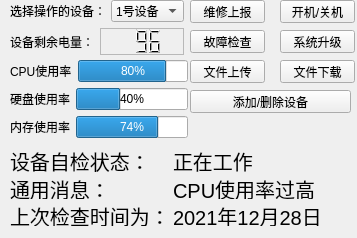
<?xml version="1.0" encoding="UTF-8"?>
<ui version="4.0">
 <class>Form</class>
 <widget class="QWidget" name="Form">
  <property name="geometry">
   <rect>
    <x>0</x>
    <y>0</y>
    <width>357</width>
    <height>238</height>
   </rect>
  </property>
  <property name="windowTitle">
   <string>Form</string>
  </property>
  <widget class="QPushButton" name="reportError">
   <property name="geometry">
    <rect>
     <x>190</x>
     <y>0</y>
     <width>75</width>
     <height>23</height>
    </rect>
   </property>
   <property name="text">
    <string>维修上报</string>
   </property>
  </widget>
  <widget class="QPushButton" name="switchState">
   <property name="geometry">
    <rect>
     <x>280</x>
     <y>0</y>
     <width>75</width>
     <height>23</height>
    </rect>
   </property>
   <property name="text">
    <string>开机/关机</string>
   </property>
  </widget>
  <widget class="QWidget" name="layoutWidget">
   <property name="geometry">
    <rect>
     <x>10</x>
     <y>60</y>
     <width>178</width>
     <height>80</height>
    </rect>
   </property>
   <layout class="QVBoxLayout" name="verticalLayout">
    <item>
     <layout class="QHBoxLayout" name="horizontalLayout_4">
      <item>
       <widget class="QLabel" name="label_2">
        <property name="text">
         <string>CPU使用率</string>
        </property>
       </widget>
      </item>
      <item>
       <widget class="QProgressBar" name="progressBar">
        <property name="value">
         <number>80</number>
        </property>
       </widget>
      </item>
     </layout>
    </item>
    <item>
     <layout class="QHBoxLayout" name="horizontalLayout_3">
      <item>
       <widget class="QLabel" name="label_4">
        <property name="text">
         <string>硬盘使用率</string>
        </property>
       </widget>
      </item>
      <item>
       <widget class="QProgressBar" name="progressBar_2">
        <property name="value">
         <number>40</number>
        </property>
       </widget>
      </item>
     </layout>
    </item>
    <item>
     <layout class="QHBoxLayout" name="horizontalLayout_5">
      <item>
       <widget class="QLabel" name="label_5">
        <property name="text">
         <string>内存使用率</string>
        </property>
       </widget>
      </item>
      <item>
       <widget class="QProgressBar" name="progressBar_3">
        <property name="value">
         <number>74</number>
        </property>
        <property name="textDirection">
         <enum>QProgressBar::BottomToTop</enum>
        </property>
       </widget>
      </item>
     </layout>
    </item>
   </layout>
  </widget>
  <widget class="QPushButton" name="checkError">
   <property name="geometry">
    <rect>
     <x>190</x>
     <y>30</y>
     <width>75</width>
     <height>23</height>
    </rect>
   </property>
   <property name="text">
    <string>故障检查</string>
   </property>
  </widget>
  <widget class="QPushButton" name="systemUpdate">
   <property name="geometry">
    <rect>
     <x>280</x>
     <y>30</y>
     <width>75</width>
     <height>23</height>
    </rect>
   </property>
   <property name="text">
    <string>系统升级</string>
   </property>
  </widget>
  <widget class="QPushButton" name="fileUpload">
   <property name="geometry">
    <rect>
     <x>190</x>
     <y>60</y>
     <width>75</width>
     <height>23</height>
    </rect>
   </property>
   <property name="text">
    <string>文件上传</string>
   </property>
  </widget>
  <widget class="QPushButton" name="modifyEquipment">
   <property name="geometry">
    <rect>
     <x>190</x>
     <y>90</y>
     <width>161</width>
     <height>23</height>
    </rect>
   </property>
   <property name="text">
    <string>添加/删除设备</string>
   </property>
  </widget>
  <widget class="QPushButton" name="fileDownload">
   <property name="geometry">
    <rect>
     <x>280</x>
     <y>60</y>
     <width>75</width>
     <height>23</height>
    </rect>
   </property>
   <property name="text">
    <string>文件下载</string>
   </property>
  </widget>
  <widget class="QWidget" name="layoutWidget">
   <property name="geometry">
    <rect>
     <x>10</x>
     <y>0</y>
     <width>174</width>
     <height>55</height>
    </rect>
   </property>
   <layout class="QVBoxLayout" name="verticalLayout_3">
    <item>
     <layout class="QHBoxLayout" name="horizontalLayout">
      <item>
       <widget class="QLabel" name="label">
        <property name="text">
         <string>选择操作的设备：</string>
        </property>
       </widget>
      </item>
      <item>
       <widget class="QComboBox" name="comboBox">
        <item>
         <property name="text">
          <string>1号设备</string>
         </property>
        </item>
        <item>
         <property name="text">
          <string>2号设备</string>
         </property>
        </item>
        <item>
         <property name="text">
          <string>3号设备</string>
         </property>
        </item>
       </widget>
      </item>
     </layout>
    </item>
    <item>
     <layout class="QHBoxLayout" name="horizontalLayout_2">
      <item>
       <widget class="QLabel" name="label_3">
        <property name="text">
         <string>设备剩余电量：</string>
        </property>
       </widget>
      </item>
      <item>
       <widget class="QLCDNumber" name="lcdNumber">
        <property name="font">
         <font>
          <family>Agency FB</family>
         </font>
        </property>
        <property name="frameShape">
         <enum>QFrame::StyledPanel</enum>
        </property>
        <property name="frameShadow">
         <enum>QFrame::Plain</enum>
        </property>
        <property name="midLineWidth">
         <number>0</number>
        </property>
        <property name="digitCount">
         <number>3</number>
        </property>
        <property name="value" stdset="0">
         <double>96.000000000000000</double>
        </property>
        <property name="intValue" stdset="0">
         <number>96</number>
        </property>
       </widget>
      </item>
     </layout>
    </item>
   </layout>
  </widget>
  <widget class="QWidget" name="">
   <property name="geometry">
    <rect>
     <x>10</x>
     <y>150</y>
     <width>312</width>
     <height>76</height>
    </rect>
   </property>
   <layout class="QHBoxLayout" name="horizontalLayout_6">
    <item>
     <layout class="QVBoxLayout" name="verticalLayout_2">
      <item>
       <widget class="QLabel" name="label_8">
        <property name="font">
         <font>
          <pointsize>15</pointsize>
         </font>
        </property>
        <property name="text">
         <string>设备自检状态：</string>
        </property>
       </widget>
      </item>
      <item>
       <widget class="QLabel" name="label_6">
        <property name="font">
         <font>
          <pointsize>15</pointsize>
         </font>
        </property>
        <property name="text">
         <string>通用消息：</string>
        </property>
       </widget>
      </item>
      <item>
       <widget class="QLabel" name="label_7">
        <property name="font">
         <font>
          <pointsize>15</pointsize>
         </font>
        </property>
        <property name="text">
         <string>上次检查时间为：</string>
        </property>
       </widget>
      </item>
     </layout>
    </item>
    <item>
     <layout class="QVBoxLayout" name="verticalLayout_4">
      <item>
       <widget class="QLabel" name="label_9">
        <property name="font">
         <font>
          <pointsize>15</pointsize>
         </font>
        </property>
        <property name="text">
         <string>正在工作</string>
        </property>
       </widget>
      </item>
      <item>
       <widget class="QLabel" name="label_11">
        <property name="font">
         <font>
          <pointsize>15</pointsize>
         </font>
        </property>
        <property name="text">
         <string>CPU使用率过高</string>
        </property>
       </widget>
      </item>
      <item>
       <widget class="QLabel" name="label_10">
        <property name="font">
         <font>
          <pointsize>15</pointsize>
         </font>
        </property>
        <property name="text">
         <string>2021年12月28日</string>
        </property>
       </widget>
      </item>
     </layout>
    </item>
   </layout>
  </widget>
 </widget>
 <resources/>
 <connections/>
</ui>
